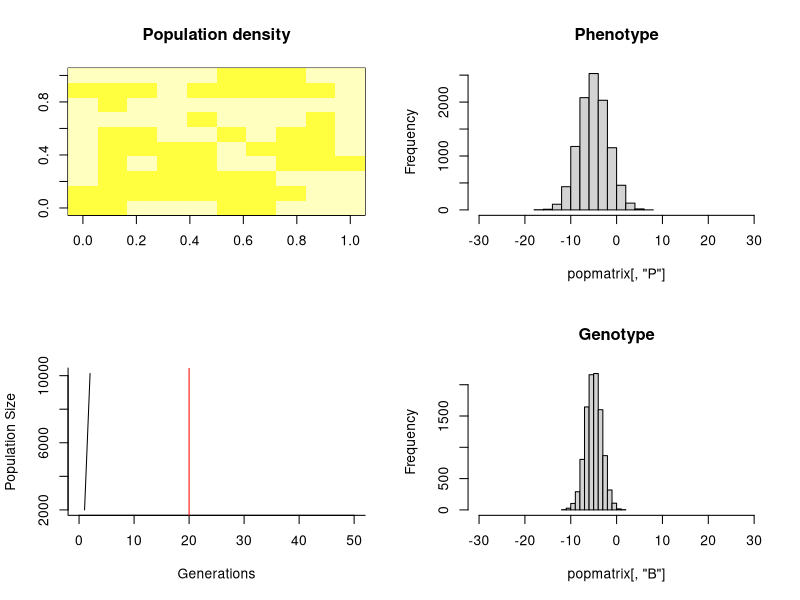
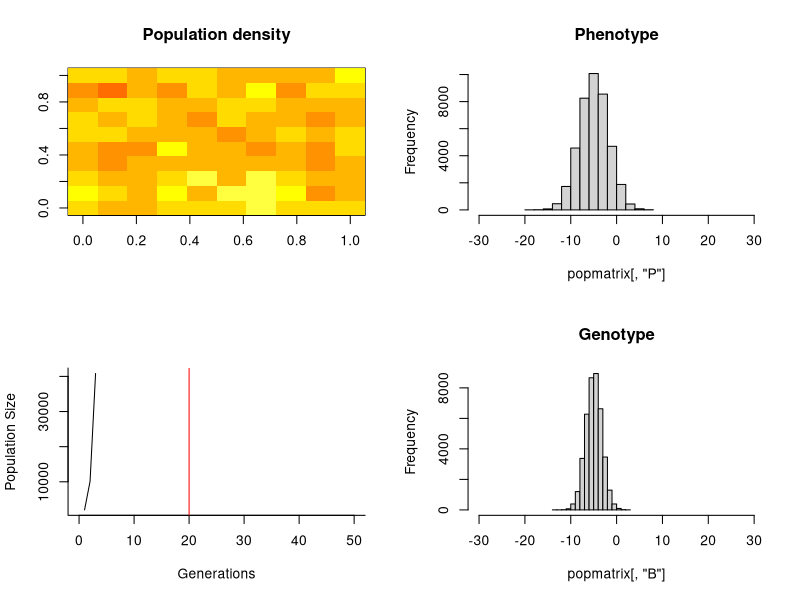
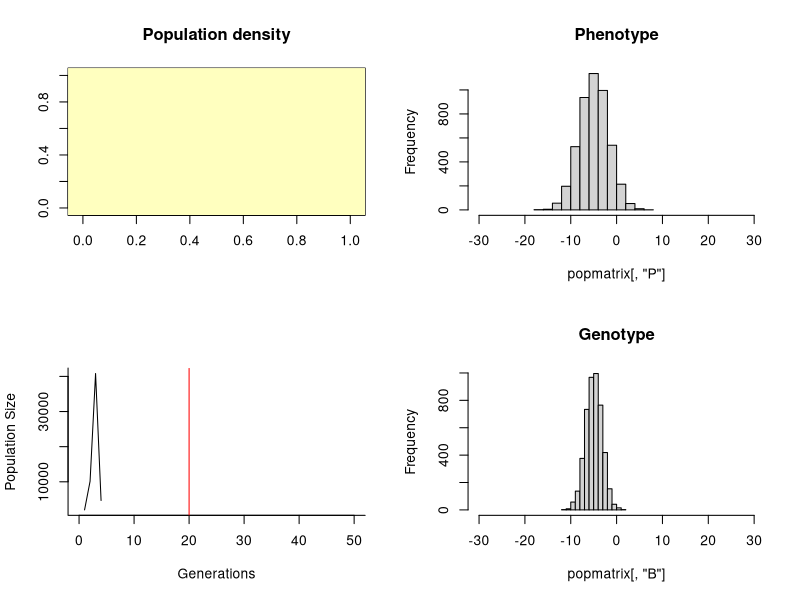
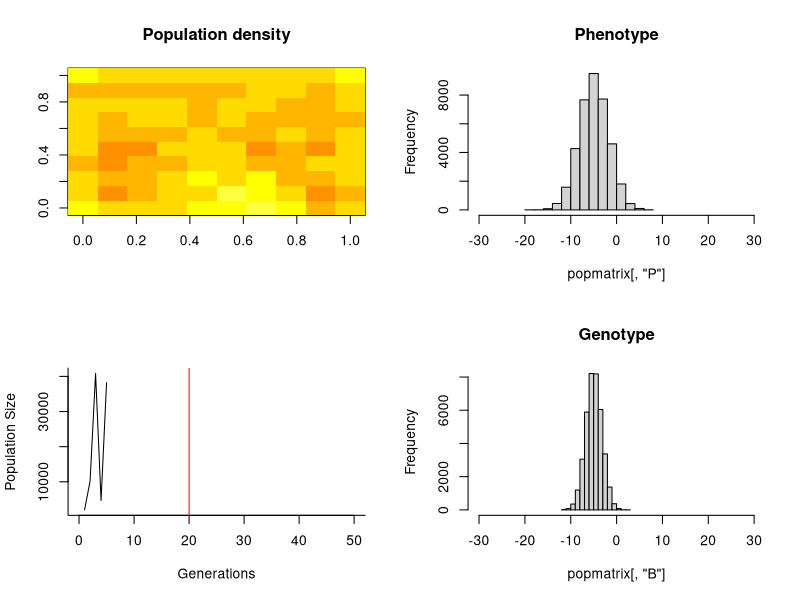
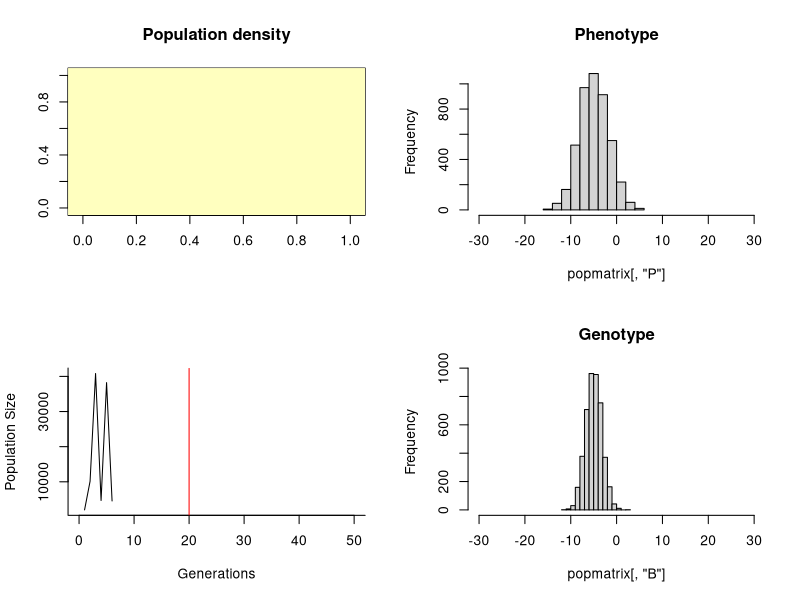
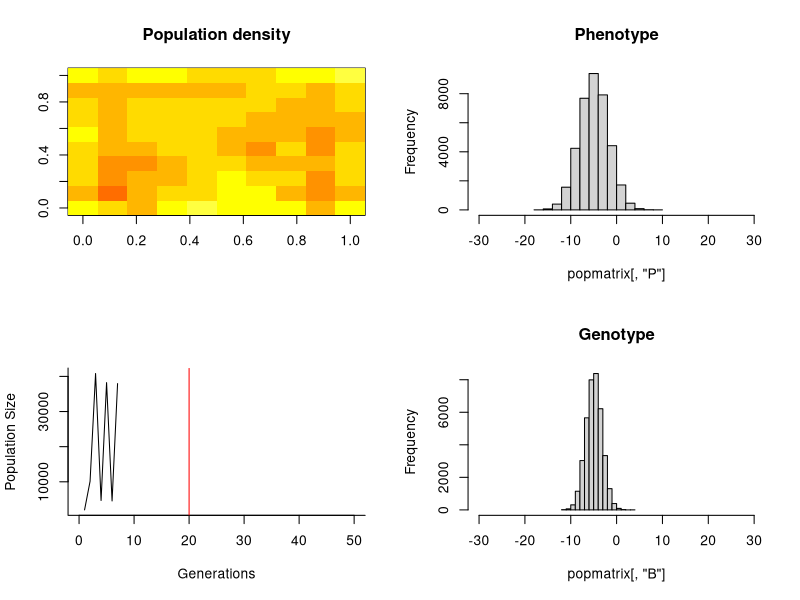
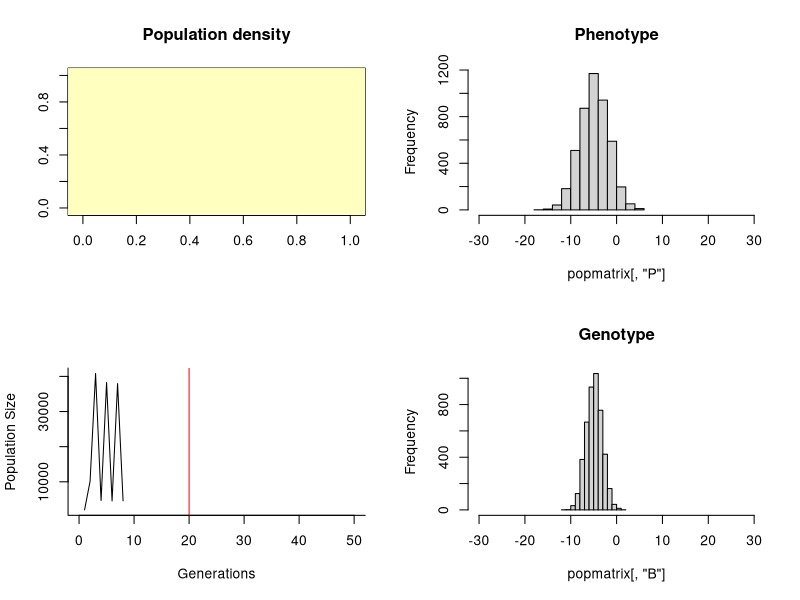
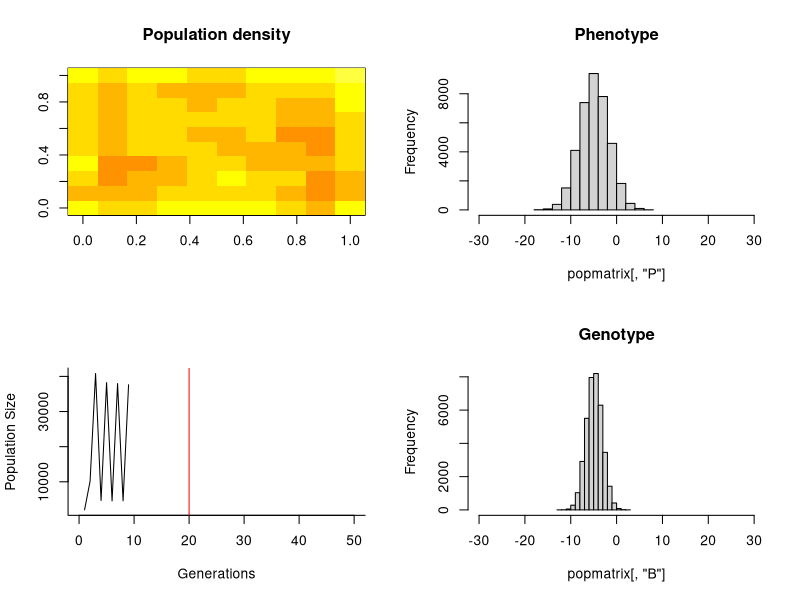

These figures' R source, in order: (Note: a time limit stopped this script after it produced the figures.)
### Functions and model for doing PVA of quolls under evolution ###

###Note: execution of quantitative genetics is (badly) incorrect and needs to be fixed before evolutionary scenarios can be implemented

#### Ella edited 12/8/14

# Initialises a matrix with n individuals
# individuals have a location (spX, spY) and are generated from
# initial mean breeding value, initial variance in breeding value, and heritability
init.inds<-function(n, spX, spY, init.b, init.p.var, h){
	X<-runif(n, 1, spX+1)%/%1 #grid ref
	Y<-runif(n, 1, spY+1)%/%1
	S<-rbinom(n, 1, 0.5) #sex
	A<-rep(1, n) #age
	b.var<-h*init.p.var
	B<-rnorm(n, init.b, b.var^0.5) # breeding values
	P<-rnorm(n, B, (init.p.var-b.var)^0.5)
	cbind(X, Y, S, A, B, P)		
}

# Function that defines relationship between Phenotype and Fitness (survival)
# threshold: P>0 survives, P<0 dies
fit.func<-function(P){
	P>0
}

#function that creates a list of vectors of male breeding values for each grid cell
b.list.maker<-function(popmat, spX, spY){
	male<-subset(popmat, popmat[,"S"]==1 & popmat[,"A"]>0)
	out<-vector("list", spX*spY)
	for (i in 1:length(male[,1])){
		out[[(male[i,"Y"]-1)*spX+male[i,"X"]]]<-c(out[[(male[i,"Y"]-1)*spX+male[i,"X"]]], male[i,"B"])
	}	
	out
}

#generalised density dependent decay (where alpha < 0)
ddep1<- function(x, beta, alpha) {
	1/(1+exp(-alpha*(x-beta)))
}

#function to sample across a list
sample2<-function(v){
	if (is.null(v)==T) return(NULL)
	else sample(v, 1, T)	
}

#function that reproduces individuals
#density dependance acting on fecundity according to grid cell K (beta)
# takes population matrix
repro<-function(popmat, spX, spY, fec, init.p.var, h, alpha, beta){
	#browser()
	b.var<-h*init.p.var
	if (length(popmat[,1])==0) return(popmat)
	# collect breeding females and their mates' B values
	male<-subset(popmat, popmat[,"S"]==1 & popmat[,"A"]>0)
	if (length(male)==0) return(popmat)
	male<-table(factor(male[,"X"], levels=1:spX), factor(male[,"Y"], levels=1:spY)) #number of males present in each cell
	b.list<-b.list.maker(popmat, spX, spY) #list male Bs by space
	female<-subset(popmat, popmat[,"S"]==0 & popmat[,"A"]>0) #matrix of all adult females
	dens<-table(factor(female[,"X"], levels=1:spX), factor(female[,"Y"], levels=1:spY)) #work out the density of females in each grid cell	
	temp<-(female[,"Y"]-1)*spX+female[,"X"] #matrix indexes for male matrix and blist
	female<-subset(female, male[temp]>0) # matrix of females with available males
	temp<-temp[which(male[temp]>0)] #update temp
	B.off<-unlist(lapply(b.list[temp], sample2)) #sample a male for each female (replace=T)
	if (length(B.off)!=length(female[,"B"])) print("error")#browser() #error catcher!
	B.off<-(B.off+female[,"B"])/2 #calculate midparent value	
#matrix of females ordered by grid number
	female<- cbind(B.off, female) # bind offspring B values to their mums
	fdens<-dens[(female[,"Y"]-1)*spX+female[,"X"]] # Density each mum experiences
	dd.off<- ddep1(x=fdens, beta, alpha)
	off.no<-rbinom(nrow(female), 10, dd.off) # max offspring = 10

#get info for next generation and combine
	offspring<-female[rep(1:nrow(female), off.no),]

	offspring[,"B"]<-offspring[,"B.off"]
	offspring[,"B"]<-rnorm(nrow(offspring), offspring[,"B"], (b.var/2)^0.5) #mid parent breeding values with variance of surviving offspring
	offspring<-offspring[,-1]
	offspring[,"S"]<-rbinom(nrow(offspring), 1, 0.5) # random sex allocation
	offspring[,"A"]<-rep(0, nrow(offspring))	# age=0
	offspring[,"P"]<-rnorm(nrow(offspring), offspring[,"B"], (init.p.var-b.var)^0.5) #offspring phenotypes
	popmat<-rbind(popmat, offspring)
	popmat
}

# runs the male die off
mdieoff<-function(popmatrix, msurv){
	psurv<-rep(1, length(popmatrix[,1]))
	psurv[which(popmatrix[,"S"]==1 & popmatrix[,"A"]==1)]<-msurv #one year old males
	psurv[which(popmatrix[,"S"]==1 & popmatrix[,"A"]>1)]<-0 #two year old males
	popmatrix<-subset(popmatrix, rbinom(length(popmatrix[,1]), 1, psurv)==1) # probabilistic survival
	popmatrix
}

#ages or kills individuals based on age-specific survival plus fitness
age<-function(popmatrix, selection=F, alpha, fsurv1, fsurv2, msurv, spX, spY, beta, K){
	if (length(popmatrix[,1])==0) return(popmatrix)
	#Survival of adults
	Ad<-subset(popmatrix, popmatrix[,"A"]>0) #Grabs all adults
	psurv<-rep(0, length(Ad[,1])) 
	psurv[which(Ad[,"S"]==0 & Ad[,"A"]==1)]<-fsurv1 #one year old females
	psurv[which(Ad[,"S"]==0 & Ad[,"A"]==2)]<-fsurv2 #two year old females
	psurv[which(Ad[,"S"]==1 & Ad[,"A"]==1)]<-1 #one year old males (already gone through die off)
	if (selection==T) psurv<-psurv*fit.func(Ad[,"P"]) #toad relative fitness
	Ad<-subset(Ad, rbinom(length(Ad[,1]), 1, psurv)==1) # probabilistic survival
	#Survival of juvs only if toads are present (otherwise survival=1)
	Juv<-subset(popmatrix, popmatrix[,"A"]==0)
	psurv<-1
	if (selection==T) psurv<-psurv*fit.func(Juv[,"P"]) #toad relative fitness
	Juv<-subset(Juv, rbinom(length(Juv[,1]), 1, psurv)==1) #surviving juveniles
	# gather survivors, age them and return
	popmatrix<-rbind(Ad, Juv)
	popmatrix[,"A"]<-popmatrix[,"A"]+1
	popmatrix
}


#calculates neighbours on a grid exclusing nonsense neighbours and returns a list of matrices of grid refs
#doesn't include source cell
neighbours.init<-function(spX, spY){
	neigh<-vector("list", length=spX*spY)
	for (x in 1:spX){
		for (y in 1:spY){
			out<-matrix(nrow=8, ncol=2)
			ifelse((x-1)==0, X<-NA, X<-x-1) #correct for indices going to zero
			ifelse((y-1)==0, Y<-NA, Y<-y-1)
			ifelse((y+1)>spY, Yp<-NA, Yp<-y+1) # correct for indices going to > space
			ifelse((x+1)>spX, Xp<-NA, Xp<-x+1)
			# Assign neighbours
			out[1,]<-c(Xp, y)
			out[2,]<-c(X, y)
			out[3,]<-c(x, Y)
			out[4,]<-c(Xp, Y)	
			out[5,]<-c(X, Y)
			out[6,]<-c(x, Yp)
			out[7,]<-c(Xp, Yp)
			out[8,]<-c(X, Yp)
			out<-subset(out, !is.na(apply(out, 1, sum)))
			neigh[[(y-1)*spX+x]]<-out
		}	
	}
	return(neigh)	#return the list
}

# samples a matrix and returns one row of the matrix
matrix.sample<-function(mtrx, size=1){
	mtrx[sample(seq(length(mtrx[,1])), size=size),]	
}

# executes nearest neighbour dispersal where individuals disperse to neighbouring cell with probability=prob.d 
# is called after age!
disperse<-function(popmatrix, n.list, prob.d, spX){
	if (length(popmatrix[,1])==0) return(popmatrix)
	disp<-rbinom(length(popmatrix[,1]), 1, prob.d) # calculate a probability of dispersal
	disp<-which(disp==1 & popmatrix[,"A"]==1)# & popmatrix[,"S"]==1) #get indices of surviving dispersing MALE juveniles
	sub.list<-n.list[(popmatrix[disp,"Y"]-1)*spX+popmatrix[disp,"X"]] #generate list of neighbour matrices
	sub.list<-lapply(sub.list, matrix.sample) #samples one row from each neighbour matrix
	sub.list<-do.call("rbind", sub.list) #places result into a matrix
	popmatrix[disp, 1:2]<-sub.list #assigns new locations back to popmatrix
	popmatrix
}



####RUN MODEL######################################################
mother<-function(n=2000, spX=10, spY=10, alpha=-1, fsurv1=0.2, fsurv2=0.02, msurv=0.04, init.b=0, init.p.var=10, h=0.3, gens=50, K=20, fec=6.7, beta=64, prob.d=0.5, sel.time=20, plot=FALSE){
	pop<-init.inds(n, spX, spY, init.b, init.p.var, h) # create a population
	n.list<-neighbours.init(spX, spY) # create a list of neighbours for each cell (individual?)
	popsize<-n
	sel<-FALSE
	for (g in 2:gens){
		pop<-repro(popmat=pop, spX=spX, spY=spY, fec=fec, init.p.var=init.p.var, h=h, alpha=alpha, beta=beta) # females reproduce (density dep)
		pop<-mdieoff(pop, msurv) # males die off
		if (g>sel.time) sel<-TRUE # have toads arrived?
		pop<-age(pop, selection=sel, alpha=alpha, fsurv1=fsurv1, fsurv2=fsurv2, msurv=msurv,spX=spX, spY=spY, beta=beta, K=K) # everyone gets a little older
		pop<-disperse(pop, n.list, prob.d, spX) # and the Juveniles trudge off
		if (length(pop[,1])==0) { # did we go extinct?
			pe<-TRUE
			print(paste("The population went extinct at generation ", g, ":-("))
			break	
		} else {pe<-FALSE }
		popsize<-c(popsize, length(pop[,1])) # new population size appended to popsize vector
		if (plot==T) plotter(pop, popsize, spX, spY, sel.time, gens, fid=g)
	}
	list(pop, popsize)	
	return(pe)
}

plotter<-function(popmatrix, popsize, spX, spY, sel.time, gens, fid){
	fname<-paste("simgen", fid, ".png", sep="")
	#png(fname, width=12, height=12, units="cm", res=300)	
	p.summ<-table(factor(popmatrix[,"X"], levels=1:spX), factor(popmatrix[,"Y"], levels=1:spY))
	#p.summ<-tapply(popmatrix[,"P"], list(factor(popmatrix[,"X"], levels=1:spX), factor(popmatrix[,"Y"], levels=1:spY)), mean)
	par(mfrow=c(2, 2))
	image(p.summ, col=rev(heat.colors(10)), breaks=seq(0, 1000, length=11), main="Population density")
	hist(popmatrix[,"P"], xlim=c(-30, 30), main="Phenotype")
	plot(popsize, type="l", ylab="Population Size", xlab="Generations", bty="l", xlim=c(0, gens))
	arrows(sel.time,0,sel.time,100000, length=0, col="red")
	hist(popmatrix[,"B"], xlim=c(-30, 30), main="Genotype")
	#dev.off()
}



#mother(h=0.3, init.b=-5, plot=T, gens=50)
	
###### PVA ###############################################################	

#run n iterations for one simulation
n <-10 #no. of iterations 	
e <-vector("logical", n) #output vector (prob of extinction)
	for (i in 1:n){
		pe<-mother(h=0.3, init.b=-5, plot=T, gens=50)
		e[i]<-c(pe)
	}
prob.extinct<-length(e[e==TRUE])/length(e)	
print(prob.extinct)

#now how to adjust init.b, init.p.var and h...?
#possible???
init.b<- vector("numeric", 6)
itit.b<- c(-10, -1, -0.5, 0, 0.5, 1, 10)

for(i in init.b) {
mother(h=0.3, init.b=i, plot=T, gens=50)
}


###### playing with loops reject code########





#### playing with loops ###########


#run n iterations for one simulation (with single b value)
n <-2 #no. of iterations 	
e <-matrix("numeric", n) #prob of extinction vector
	for (i in 1:n){
		pe<-mother(dem.pars=pars, init.b=-10, gens=5, sel.time=2, h=0.3)
		e[i]<-c(pe)
	}
prob.extinct<-length(e[e==TRUE])/n
prob.extinct




#now how to adjust init.b, init.p.var and h...?

#init.b<- vector("numeric", 6)
#itit.b<- c(-10, -1, -0.5, 0, 0.5, 1, 10)


#output <-vector("numeric", 6) #output vector (prob of extinction & init.b)
#b<- c(-10, -5, 0, 5, 10)
a<- vector()
n <-2 #no. of iterations 	
e <-matrix("numeric", n) #prob of extinction vector
for(j in c(-10, -5, 0, 5, 10)) {
		for (i in 1:n){
			pe<-mother(dem.pars=pars, init.b=j, gens=5, sel.time=2, h=0.3)	
			e[i]<-c(pe)
		}
	prob.e<- length(e[e==TRUE])/n
	print(paste(prob.e,j,sep=","))
	a<- c(a, prob.e)
}
result<- cbind(a, c(-10, -5, 0, 5, 10))


e <-vector("logical", length=7) #prob of extinction vector
#init.b<- vector("numeric", 6)
#init.b<- c(-10, -1, -0.5, 0, 0.5, 1, 10)
for(j in c(-10, -5, 0, 5, 10)) {
		pe<-mother(dem.pars=pars, init.b=j, gens=5, sel.time=2, h=0.3, plot=T)
		e[j]<-c(pe)
		}
	prob.extinct<-length(e[e==TRUE])/6
	prob.extinct


init.b<- vector("numeric", 6)
init.b<- c(-10, -1, -0.5, 0, 0.5, 1, 10)

for(i in init.b) {
mother(h=0.3, init.b=i, plot=T, gens=50)
}
